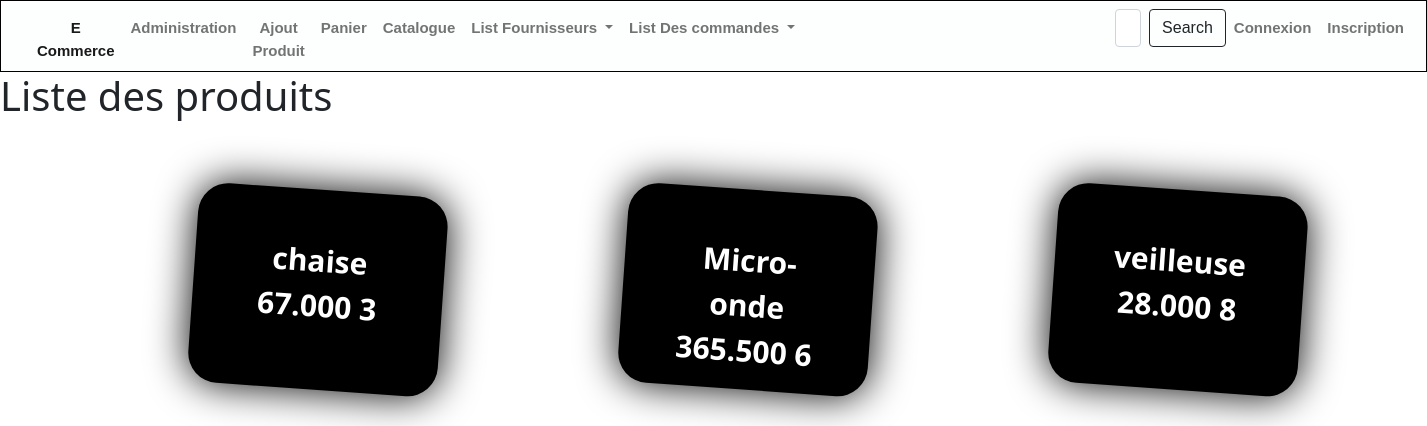
The page /magasin/liste/ on the database its author committed.
### magasin/models.py (models this page shows, shortened)
class Produit(models.Model):
    Categorie = models.ForeignKey('Categorie', on_delete=models.CASCADE, null=True)
    Fournisseur = models.ForeignKey('Fournisseur', on_delete=models.CASCADE, null=True)
    TYPE_CHOICES=[  ('em','emballé'),
                    ('fr','Frais'),
                    ('cs','Conserve')]
    libelle=models.CharField(max_length=100)
    description=models.TextField(default='non définie')
    prix=models.DecimalField(max_digits=10,decimal_places=3,default=0)
    type=models.CharField(max_length=2,choices=TYPE_CHOICES,default='em')
    img =models.ImageField(upload_to='media/', null=True, blank=True)
    stock = models.IntegerField(default=0)

### magasin/views.py (the view)
# urls.py: path('liste/', views.liste_produits, name='liste_produits'),
def liste_produits(request):
    produits = Produit.objects.all()
    context = {'produits': produits}
    return render(request, 'panier/liste_produits.html', context)

### magasin/templates/panier/liste_produits.html
{% extends 'magasin/base.html' %}
{% block content %}
  <h1>Liste des produits</h1>
          <div class="row col-12 ml-2 mr-2" style="text-align:center; font-weight:bolder; font-size:30px; ">
            {% for produit in produits %}
            <div  style="height:200px; width:250px;margin-top: 60px; margin-left:180px;border: 50% 20% / 10% 40%; background-color: rgb(0, 0, 0);   border-radius: 30px;
            padding: 40px;
            box-shadow: 0 0 40px #000;
            transform: translateY(0) rotate(4deg) translateX(25px)">
            <a href="{% url 'ajouter_au_panier' produit.id %}" class="nav-link" style="color: white;">
              <td>{{ produit.libelle }}
              <td>{{ produit.prix }}</td>
              <td>{{ produit.stock }}</td>
                   </a>
            </div>
            {% endfor %}
          </div>
{% endblock %}

### rows shown on the page
Produit: libelle "chaise", prix "67.000", stock "3"
Produit: libelle "Micro-onde", prix "365.500", stock "6"
Produit: libelle "veilleuse", prix "28.000", stock "8"
